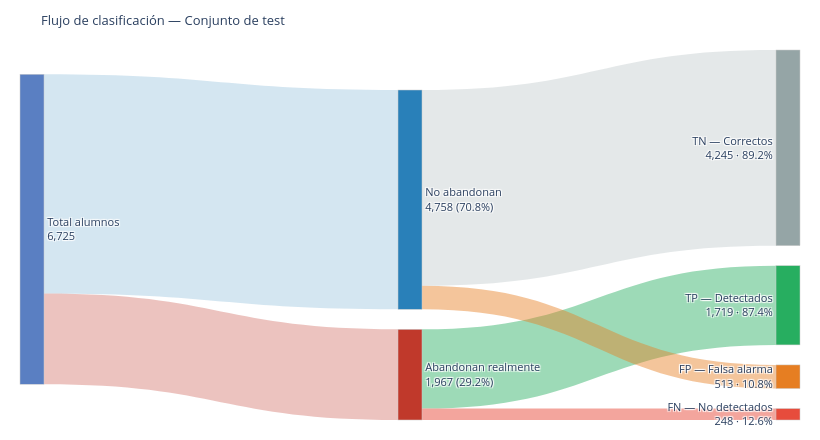

Notebook source saved alongside this figure:
### Code cell
# 9. GRÁFICO 5 — SANKEY DE CLASIFICACIÓN (plotly)
# Sustituye el embudo matplotlib. Interactivo en HTML, PNG de respaldo.

total_test          = n_tp + n_tn + n_fp + n_fn
total_real_abandono = n_tp + n_fn
total_no_abandono   = n_tn + n_fp

fig_sank = go.Figure(go.Sankey(
    arrangement='snap',
    node=dict(
        pad=20, thickness=24,
        line=dict(color='#cccccc', width=0.5),
        label=[
            f'Total alumnos<br>{total_test:,}',
            f'Abandonan realmente<br>{total_real_abandono:,} ({total_real_abandono/total_test:.1%})',
            f'No abandonan<br>{total_no_abandono:,} ({total_no_abandono/total_test:.1%})',
            f'TP — Detectados<br>{n_tp:,} · {n_tp/total_real_abandono:.1%}',
            f'FN — No detectados<br>{n_fn:,} · {n_fn/total_real_abandono:.1%}',
            f'FP — Falsa alarma<br>{n_fp:,} · {n_fp/total_no_abandono:.1%}',
            f'TN — Correctos<br>{n_tn:,} · {n_tn/total_no_abandono:.1%}',
        ],
        color=['#5a7fc2','#c0392b','#2980b9',
               '#27ae60','#e74c3c','#e67e22','#95a5a6'],
    ),
    link=dict(
        source=[0, 0, 1, 1, 2, 2],
        target=[1, 2, 3, 4, 5, 6],
        value= [total_real_abandono, total_no_abandono,
                n_tp, n_fn, n_fp, n_tn],
        color=['rgba(192,57,43,0.3)','rgba(41,128,185,0.2)',
               'rgba(39,174,96,0.45)','rgba(231,76,60,0.5)',
               'rgba(230,126,34,0.45)','rgba(149,165,166,0.25)'],
    ),
))
fig_sank.update_layout(
    title=dict(text='Flujo de clasificación — Conjunto de test', font=dict(size=13)),
    font=dict(size=11),
    width=820, height=440,
    paper_bgcolor='white',
    margin=dict(t=50, b=20, l=20, r=20),
)

ruta_sankey_html = DIR_RESULTS / 'informe_sankey.html'
ruta_sankey_png  = DIR_RESULTS / 'informe_sankey.png'
fig_sank.write_html(str(ruta_sankey_html), include_plotlyjs='cdn', full_html=False)
try:
    fig_sank.write_image(str(ruta_sankey_png), scale=1.5)
    print('PNG Sankey guardado.')
except Exception as e:
    print(f'PNG no disponible (necesita kaleido): {e}')
fig_sank.show()
print('Sankey guardado.')

### Figure 1 — Plotly figure (JSON) as saved in the notebook; plotly's stock layout.template omitted (floating-point values rounded to 4 significant figures)
{"data": [{"arrangement": "snap", "link": {"color": ["rgba(192,57,43,0.3)", "rgba(41,128,185,0.2)", "rgba(39,174,96,0.45)", "rgba(231,76,60,0.5)", "rgba(230,126,34,0.45)", "rgba(149,165,166,0.25)"], "source": [0, 0, 1, 1, 2, 2], "target": [1, 2, 3, 4, 5, 6], "value": [1967, 4758, 1719, 248, 513, 4245]}, "node": {"color": ["#5a7fc2", "#c0392b", "#2980b9", "#27ae60", "#e74c3c", "#e67e22", "#95a5a6"], "label": ["Total alumnos<br>6,725", "Abandonan realmente<br>1,967 (29.2%)", "No abandonan<br>4,758 (70.8%)", "TP — Detectados<br>1,719 · 87.4%", "FN — No detectados<br>248 · 12.6%", "FP — Falsa alarma<br>513 · 10.8%", "TN — Correctos<br>4,245 · 89.2%"], "line": {"color": "#cccccc", "width": 0.5}, "pad": 20, "thickness": 24}, "type": "sankey"}], "layout": {"font": {"size": 11}, "height": 440, "margin": {"b": 20, "l": 20, "r": 20, "t": 50}, "paper_bgcolor": "white", "title": {"font": {"size": 13}, "text": "Flujo de clasificación — Conjunto de test"}, "width": 820}}
